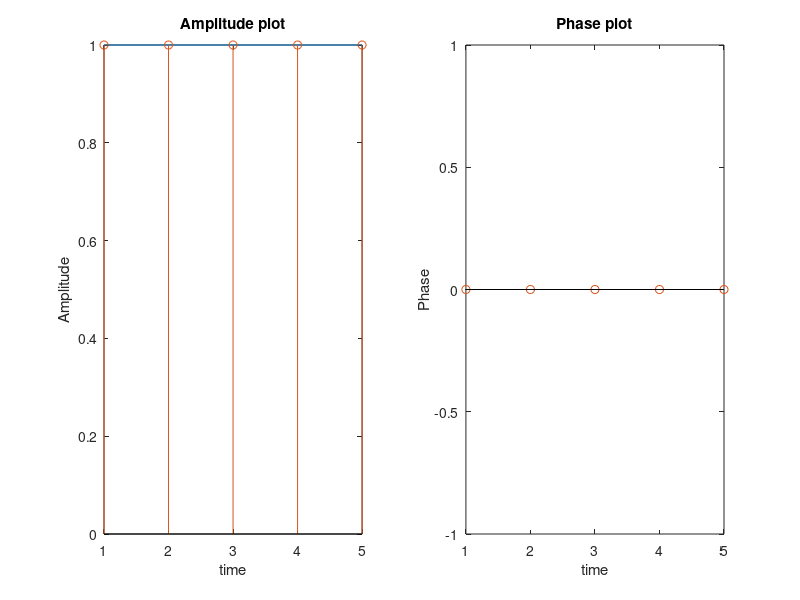

Write the MATLAB code that produced this figure.
clc;
clear all;
N=input('Enter the no. of points in IDFT');
k=[0:1:N-1];
n=[0:1:N-1];
xk=input('Enter the element array');
L=length(xk);

if(N<L)           %validate length of IDFT
    disp('"error,please verify no. of elements in IDFT"')
    return;
  else if(N==L)
        disp(xk)
    else
      xk=[xk,zeros(1,N-L)];
      end
end

xn=[zeros(1,N)];   %create array xn of all zeros
for k=0:1:N-1
for n=0:1:N-1
    xn(n+1)=xn(n+1)+(xk(k+1)*exp((j*2*pi*n*k)/N));          %Equation of DFT
end
end
xn=xn/N;
disp('calculated IDFT is:')
xn
disp('calculated IDFT by using inbuilt function is:')
yn=ifft(xk,N)


disp('Magnitude plot of IDFT is:')   %Amplitude plot
m=abs(xn)
subplot(121)
plot(m)
hold all
stem(m)
xlabel('time');
ylabel('Amplitude');
title('Amplitude plot');


disp('Phase plot of DFT is:')        %phase plot
subplot(122)
p=angle(xn)     
plot(p)
hold all
stem(p)
xlabel('time');
ylabel('Phase');
title('Phase plot');